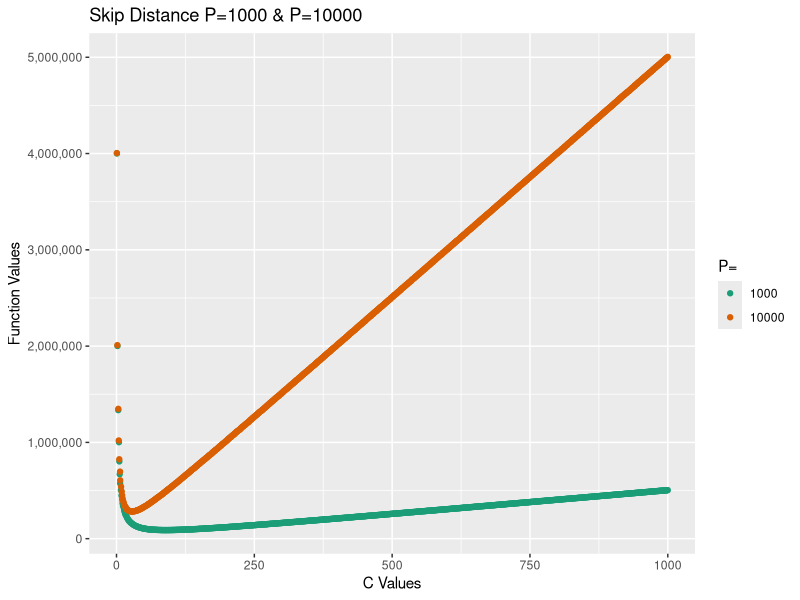
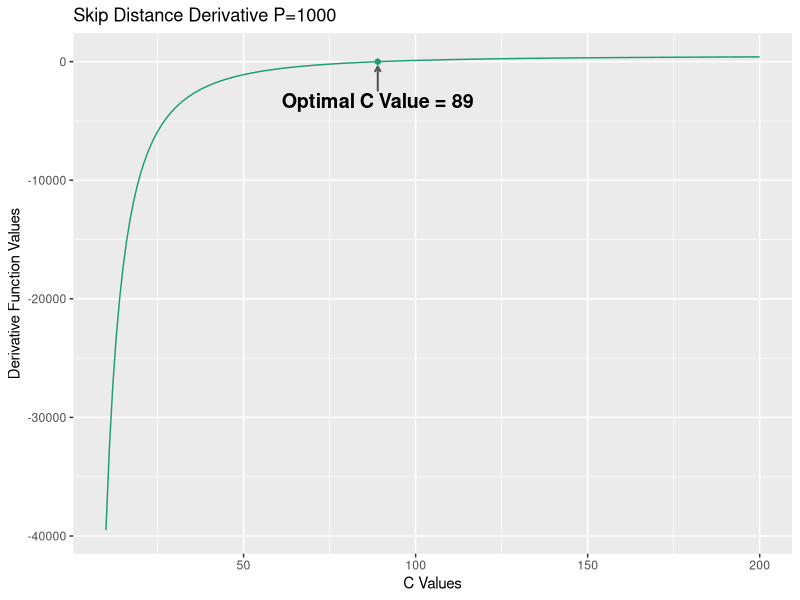
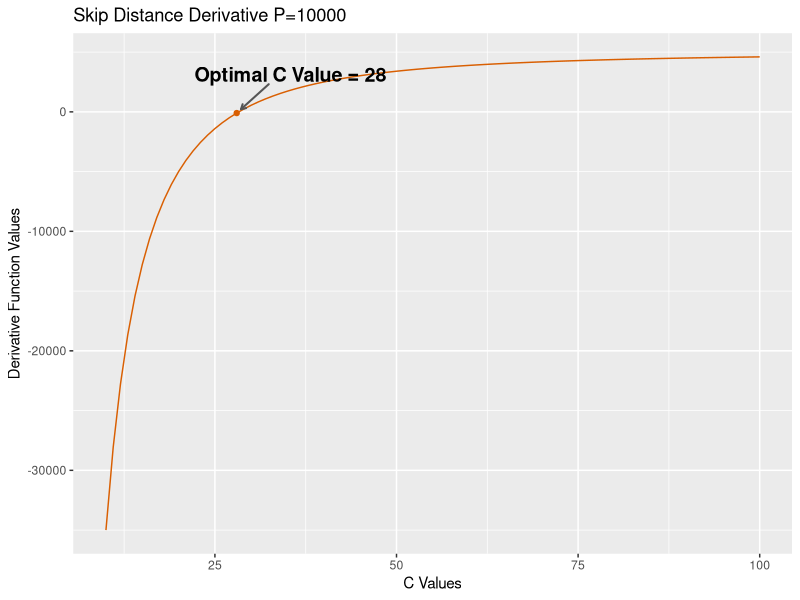
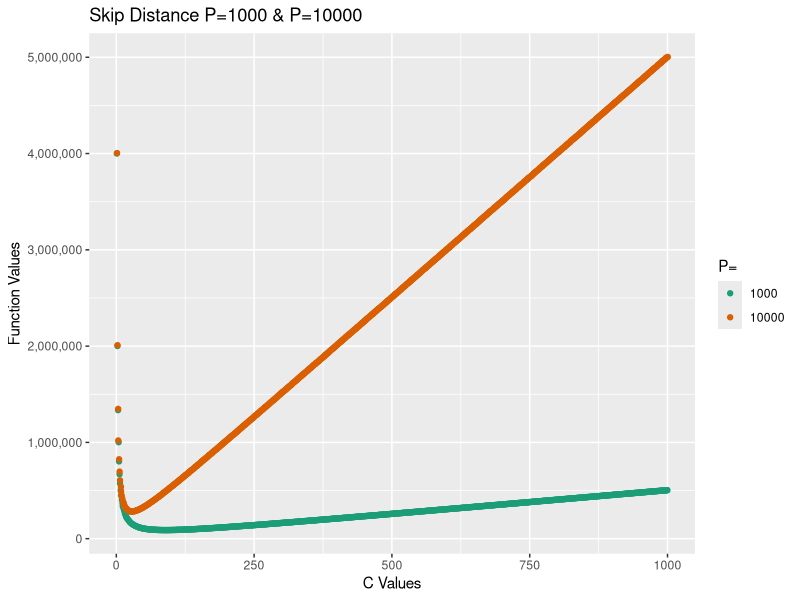
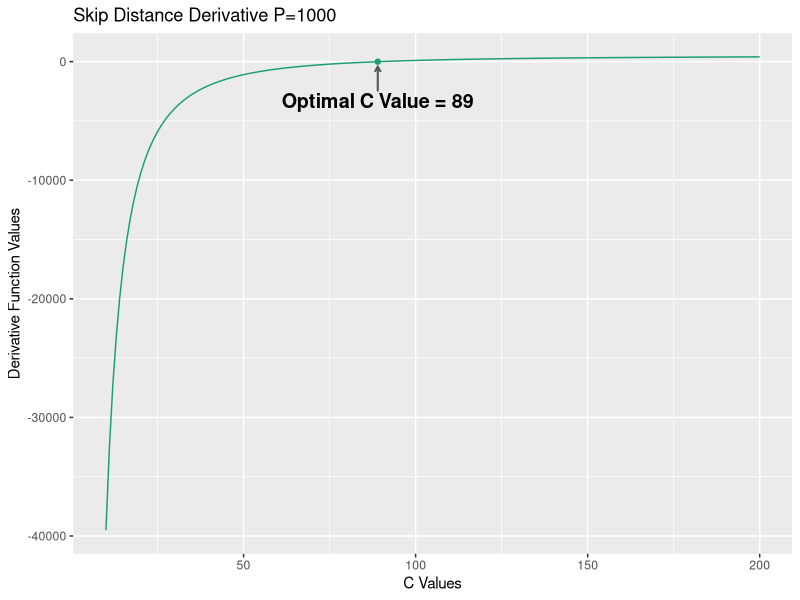
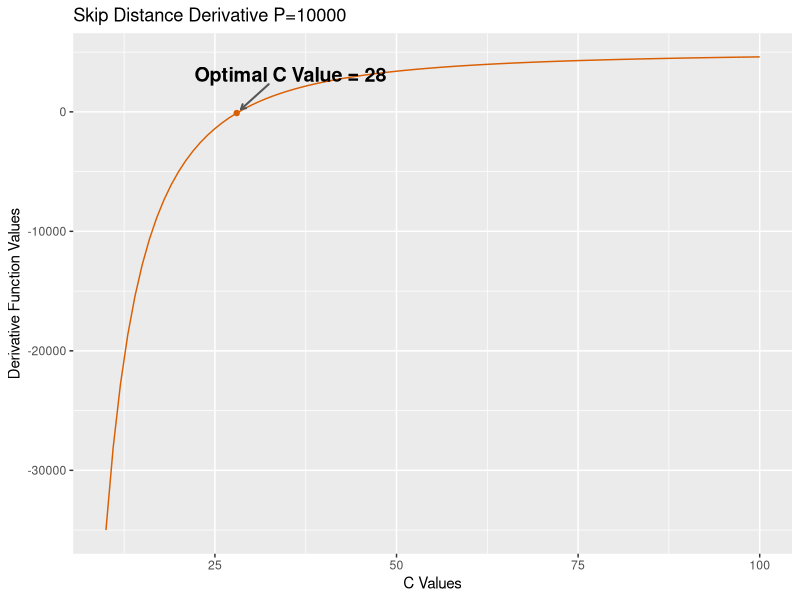

These charts were generated, in order, by the following R code:
library(ggplot2)
library(ggrepel)
library(ggthemes)
library(scales)
library(gridExtra)
library(RColorBrewer)
library(numDeriv)

colors <- brewer.pal(3, 'Dark2')

skip_distance1  <- function(c) { ((4 * 1000000) / c) + ((1000 * c) / 2) }
skip_distance2 <- function(c) {  ((4 * 1000000) / c) + ((10000 * c) / 2) }

x1 <- c(1:1000)
sd <- data.frame(
  x = c(x1,x1),
  y = c(
    sapply(x1,skip_distance1),
    sapply(x1,skip_distance2)
  ),
  P = c(
    rep(c('1000'),1000),
    rep(c('10000'),1000)
  )
)

ggplot(sd, aes(x,y)) +
  scale_y_continuous(labels = comma) +
  geom_point(aes(colour = P),position = position_jitter(width = 0.5, height = 0.5)) +
  scale_colour_brewer('P=',palette='Dark2') +
  labs(title='Skip Distance P=1000 & P=10000',x = 'C Values', y = 'Function Values')

ggsave('skipDistanceBoth.png')
 
skip_distanceD <- function(c) {(1000/2) - ((4 * 1000000)/c^2)}
skip_distanceD2 <- function(c) {(10000/2) - ((4 * 1000000)/c^2)}

xd <- c(10:200)
skipD <- data.frame(
  x = xd,
  y = grad(skip_distance1,xd)
)

xd2 <-c(10:100)
skipD2 <- data.frame(
  x = xd2,
  y = grad(skip_distance2,xd2)
)

skd_maxX_zero <- max(skipD[skipD$y<=0,])
skd2_maxX_zero <- max(skipD2[skipD2$y<=0,])

skd_oc <- skipD[skipD$x == skd_maxX_zero,]
skd_oc2 <- skipD2[skipD2$x == skd2_maxX_zero,]

ggplot(skipD, aes(x,y)) +
  geom_point( data=skd_oc,colour =colors[1]) +
  geom_line(colour =colors[1]) +
  geom_text_repel(data=skd_oc,aes(label = paste('Optimal C Value =',x)),
                  size = 5,
                  fontface = 'bold',
                  box.padding = unit(1.5, 'lines'),
                  point.padding = unit(0.5, 'lines'),
                  segment.color = '#555555',
                  segment.size = 0.7,
                  arrow = arrow(length = unit(0.01, 'npc')),
                  force = 1,
                  max.iter = 2e3) +
  labs(title='Skip Distance Derivative P=1000',x = 'C Values', y = 'Derivative Function Values')
ggsave('skipDistanceD.png')
ggplot(skipD2, aes(x,y)) +
  geom_point( data=skd_oc2,colour =colors[2]) +
  geom_line(colour =colors[2]) +
  geom_text_repel(data=skd_oc2,aes(label = paste('Optimal C Value =',x)),
                  size = 5,
                  fontface = 'bold',
                  box.padding = unit(1.5, 'lines'),
                  point.padding = unit(0.5, 'lines'),
                  segment.color = '#555555',
                  segment.size = 0.7,
                  arrow = arrow(length = unit(0.01, 'npc')),
                  force = 1,
                  max.iter = 2e3) +
  labs(title='Skip Distance Derivative P=10000',x = 'C Values', y = 'Derivative Function Values')
ggsave('skipDistanceD2.png')



